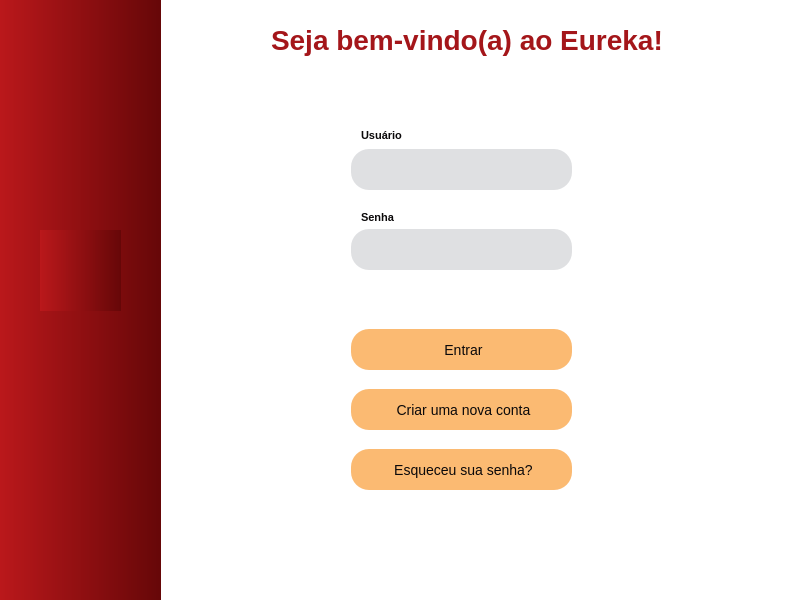
<?xml version="1.0" encoding="UTF-8"?>
<ui version="4.0">
 <class>LoginWindow</class>
 <widget class="QMainWindow" name="LoginWindow">
  <property name="enabled">
   <bool>true</bool>
  </property>
  <property name="geometry">
   <rect>
    <x>0</x>
    <y>0</y>
    <width>800</width>
    <height>600</height>
   </rect>
  </property>
  <property name="windowTitle">
   <string>MainWindow</string>
  </property>
  <property name="styleSheet">
   <string notr="true"/>
  </property>
  <widget class="QWidget" name="centralwidget">
   <widget class="QWidget" name="sidebar_enaplic" native="true">
    <property name="geometry">
     <rect>
      <x>0</x>
      <y>0</y>
      <width>161</width>
      <height>601</height>
     </rect>
    </property>
    <property name="styleSheet">
     <string notr="true">* {
background-color: qlineargradient(spread:pad, x1:0, y1:0, x2:1, y2:0, stop:0 rgba(186, 24, 27, 255), stop:1 rgba(102, 7, 8, 255));
}</string>
    </property>
    <widget class="QLabel" name="logo_enaplic">
     <property name="geometry">
      <rect>
       <x>40</x>
       <y>230</y>
       <width>81</width>
       <height>81</height>
      </rect>
     </property>
     <property name="text">
      <string/>
     </property>
     <property name="pixmap">
      <pixmap resource="../static/resource.qrc">:/image/image/LOGO.jpeg</pixmap>
     </property>
     <property name="scaledContents">
      <bool>true</bool>
     </property>
    </widget>
   </widget>
   <widget class="QWidget" name="main_area" native="true">
    <property name="geometry">
     <rect>
      <x>161</x>
      <y>-1</y>
      <width>641</width>
      <height>601</height>
     </rect>
    </property>
    <property name="sizePolicy">
     <sizepolicy hsizetype="Fixed" vsizetype="Fixed">
      <horstretch>0</horstretch>
      <verstretch>0</verstretch>
     </sizepolicy>
    </property>
    <property name="font">
     <font>
      <family>Segoe UI</family>
     </font>
    </property>
    <property name="styleSheet">
     <string notr="true">* {
    background-color: #ffffff;
	font-style: &quot;Segoe UI&quot;;
 	color: #0B090A;
}

QLabel {
    color: #0B090A;
    font-size: 11px;
    font-weight: bold;
}

QLineEdit {
    background-color: #DFE0E2;
    padding-left: 15px;
    border-radius: 18px;
	font-size: 14px;
}

QPushButton {
    background-color: #fbba72;
    border: 2px;
    border-radius: 18px;
    font-size: 14px;
    font-weight: regular;
}

QPushButton:hover {
    background-color: #e5383b;
    color: #EEEEEE
}

QPushButton:pressed {
    background-color: #6703c5;
    color: #EEEEEE;
}</string>
    </property>
    <widget class="QLineEdit" name="user_field">
     <property name="geometry">
      <rect>
       <x>190</x>
       <y>150</y>
       <width>221</width>
       <height>41</height>
      </rect>
     </property>
     <property name="sizePolicy">
      <sizepolicy hsizetype="Expanding" vsizetype="Fixed">
       <horstretch>0</horstretch>
       <verstretch>0</verstretch>
      </sizepolicy>
     </property>
     <property name="minimumSize">
      <size>
       <width>221</width>
       <height>41</height>
      </size>
     </property>
     <property name="maximumSize">
      <size>
       <width>221</width>
       <height>41</height>
      </size>
     </property>
     <property name="font">
      <font>
       <pointsize>-1</pointsize>
      </font>
     </property>
     <property name="focusPolicy">
      <enum>Qt::ClickFocus</enum>
     </property>
     <property name="inputMask">
      <string/>
     </property>
     <property name="text">
      <string/>
     </property>
     <property name="maxLength">
      <number>15</number>
     </property>
     <property name="clearButtonEnabled">
      <bool>true</bool>
     </property>
    </widget>
    <widget class="QLineEdit" name="password_field">
     <property name="geometry">
      <rect>
       <x>190</x>
       <y>230</y>
       <width>221</width>
       <height>41</height>
      </rect>
     </property>
     <property name="minimumSize">
      <size>
       <width>221</width>
       <height>41</height>
      </size>
     </property>
     <property name="maximumSize">
      <size>
       <width>221</width>
       <height>41</height>
      </size>
     </property>
     <property name="font">
      <font>
       <pointsize>-1</pointsize>
      </font>
     </property>
     <property name="focusPolicy">
      <enum>Qt::ClickFocus</enum>
     </property>
     <property name="inputMask">
      <string/>
     </property>
     <property name="text">
      <string/>
     </property>
     <property name="maxLength">
      <number>18</number>
     </property>
     <property name="echoMode">
      <enum>QLineEdit::Password</enum>
     </property>
     <property name="clearButtonEnabled">
      <bool>true</bool>
     </property>
    </widget>
    <widget class="QPushButton" name="btn_login">
     <property name="geometry">
      <rect>
       <x>190</x>
       <y>330</y>
       <width>221</width>
       <height>41</height>
      </rect>
     </property>
     <property name="minimumSize">
      <size>
       <width>221</width>
       <height>41</height>
      </size>
     </property>
     <property name="font">
      <font>
       <pointsize>-1</pointsize>
      </font>
     </property>
     <property name="styleSheet">
      <string notr="true">QPushButton:hover {
    background-color: #399918;
    color: #EEEEEE;
	font-style: &quot;Segoe UI&quot;;
}</string>
     </property>
     <property name="text">
      <string> Entrar</string>
     </property>
     <property name="icon">
      <iconset resource="../static/resource.qrc">
       <normaloff>:/icon/icon/entrar (2).png</normaloff>:/icon/icon/entrar (2).png</iconset>
     </property>
     <property name="iconSize">
      <size>
       <width>24</width>
       <height>24</height>
      </size>
     </property>
    </widget>
    <widget class="QPushButton" name="btn_register">
     <property name="geometry">
      <rect>
       <x>190</x>
       <y>390</y>
       <width>221</width>
       <height>41</height>
      </rect>
     </property>
     <property name="minimumSize">
      <size>
       <width>221</width>
       <height>41</height>
      </size>
     </property>
     <property name="font">
      <font>
       <pointsize>-1</pointsize>
      </font>
     </property>
     <property name="styleSheet">
      <string notr="true">QPushButton:hover {
    background-color: #00b4d8;
    color: #EEEEEE
}</string>
     </property>
     <property name="text">
      <string> Criar uma nova conta</string>
     </property>
     <property name="icon">
      <iconset resource="../static/resource.qrc">
       <normaloff>:/icon/icon/add-user-64.ico</normaloff>:/icon/icon/add-user-64.ico</iconset>
     </property>
     <property name="iconSize">
      <size>
       <width>24</width>
       <height>24</height>
      </size>
     </property>
    </widget>
    <widget class="QPushButton" name="btn_forget_password">
     <property name="geometry">
      <rect>
       <x>190</x>
       <y>450</y>
       <width>221</width>
       <height>41</height>
      </rect>
     </property>
     <property name="minimumSize">
      <size>
       <width>221</width>
       <height>41</height>
      </size>
     </property>
     <property name="font">
      <font>
       <pointsize>-1</pointsize>
      </font>
     </property>
     <property name="styleSheet">
      <string notr="true">QPushButton:hover {
    background-color: #ff6700;
    color: #EEEEEE
}</string>
     </property>
     <property name="text">
      <string> Esqueceu sua senha?</string>
     </property>
     <property name="icon">
      <iconset resource="../static/resource.qrc">
       <normaloff>:/icon/icon/cadeado (1).png</normaloff>:/icon/icon/cadeado (1).png</iconset>
     </property>
     <property name="iconSize">
      <size>
       <width>24</width>
       <height>24</height>
      </size>
     </property>
    </widget>
    <widget class="QLabel" name="user_label">
     <property name="geometry">
      <rect>
       <x>200</x>
       <y>130</y>
       <width>47</width>
       <height>13</height>
      </rect>
     </property>
     <property name="font">
      <font>
       <pointsize>-1</pointsize>
       <weight>75</weight>
       <bold>true</bold>
      </font>
     </property>
     <property name="text">
      <string>Usuário</string>
     </property>
    </widget>
    <widget class="QLabel" name="password_label">
     <property name="geometry">
      <rect>
       <x>200</x>
       <y>210</y>
       <width>51</width>
       <height>16</height>
      </rect>
     </property>
     <property name="font">
      <font>
       <pointsize>-1</pointsize>
       <weight>75</weight>
       <bold>true</bold>
      </font>
     </property>
     <property name="text">
      <string>Senha</string>
     </property>
    </widget>
    <widget class="QLabel" name="logo_enaplic_50">
     <property name="geometry">
      <rect>
       <x>500</x>
       <y>490</y>
       <width>121</width>
       <height>101</height>
      </rect>
     </property>
     <property name="text">
      <string/>
     </property>
     <property name="pixmap">
      <pixmap resource="../static/resource.qrc">:/image/image/logo_enaplic_50_anos.png</pixmap>
     </property>
     <property name="scaledContents">
      <bool>true</bool>
     </property>
    </widget>
    <widget class="QPushButton" name="btn_close">
     <property name="geometry">
      <rect>
       <x>600</x>
       <y>0</y>
       <width>31</width>
       <height>41</height>
      </rect>
     </property>
     <property name="minimumSize">
      <size>
       <width>0</width>
       <height>41</height>
      </size>
     </property>
     <property name="styleSheet">
      <string notr="true">* {
	background-color: #FFF;
}</string>
     </property>
     <property name="text">
      <string/>
     </property>
     <property name="icon">
      <iconset resource="../static/resource.qrc">
       <normaloff>:/icon/icon/excluir.png</normaloff>:/icon/icon/excluir.png</iconset>
     </property>
     <property name="iconSize">
      <size>
       <width>24</width>
       <height>24</height>
      </size>
     </property>
    </widget>
    <widget class="QLabel" name="window_title_label">
     <property name="geometry">
      <rect>
       <x>110</x>
       <y>10</y>
       <width>401</width>
       <height>61</height>
      </rect>
     </property>
     <property name="font">
      <font>
       <pointsize>-1</pointsize>
       <weight>75</weight>
       <bold>true</bold>
      </font>
     </property>
     <property name="styleSheet">
      <string notr="true">QLabel {
	background-color: transparent;
    color: #a4161a;
    font-size: 28px;
    font-weight: bold;
	font-style: &quot;Segoe UI&quot;;
}</string>
     </property>
     <property name="text">
      <string>Seja bem-vindo(a) ao Eureka!</string>
     </property>
    </widget>
   </widget>
  </widget>
 </widget>
 <resources>
  <include location="../static/resource.qrc"/>
 </resources>
 <connections/>
</ui>
